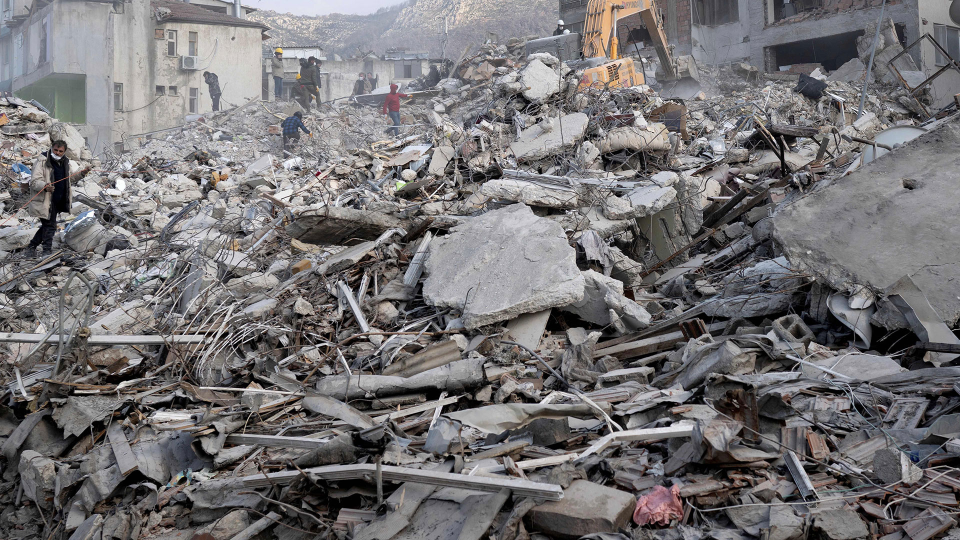
#> input picture disaster/datasets/disaster dataset v1/test/damage/damage (69).jpg, 1920 x 1080 px, given in place of 20250920_133619_1_1.mp4, which was not available (shown at 1/2 size)
$ python histEqual.py
#> lines starting #> are read from the running program, lines starting #| are printed output that depends on the picture; pictures that were not available may be replaced by others from this repository, and a replacement may not be noted
import cv2

resize_width = 640

cap = cv2.VideoCapture(r"D:\sst\20250920_133619_1_1.mp4")

ret, frame = cap.read()
#> frame is the input picture: shape (1080, 1920, 3); mean B, G, R 115.8, 114.1, 116.6
# --- Resize frame proportionally ---
orig_h, orig_w = frame.shape[:2]
#> orig_h = 1080; orig_w = 1920
aspect_ratio = orig_h / orig_w
#> aspect_ratio = 0.562
resize_height = int(resize_width * aspect_ratio)
#> resize_height = 360

clahe = cv2.createCLAHE(1.0, (20, 20))

while True:
    ret, frame = cap.read()

    frame = cv2.resize(frame, (resize_width, resize_height))
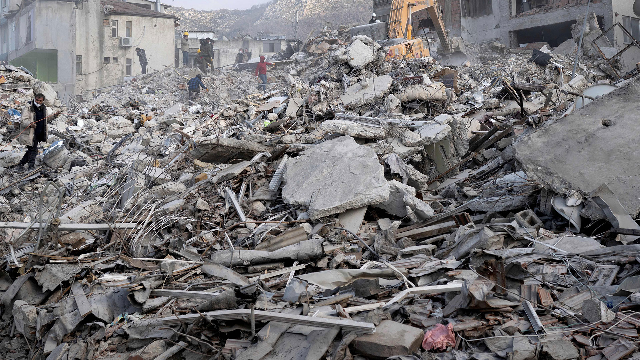
#> frame: shape (360, 640, 3); mean B, G, R 115.9, 114.2, 116.6

    hsv = cv2.cvtColor(frame, cv2.COLOR_BGR2HSV)
#> hsv: shape (360, 640, 3); mean H, S, V 74.6, 25.2, 120
    hsv[:, :, 2] = clahe.apply(hsv[:, :, 2])
#> hsv: shape (360, 640, 3); mean H, S, V 74.6, 25.2, 131.3
    frameEq = cv2.cvtColor(hsv, cv2.COLOR_HSV2BGR)
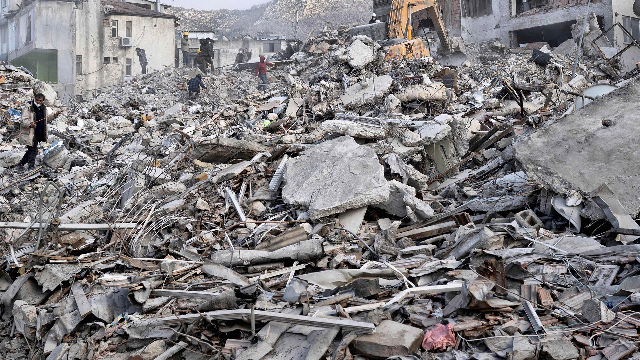
#> frameEq: shape (360, 640, 3); mean B, G, R 126.5, 124.5, 127.4

    frameBlur = cv2.blur(frameEq, (3, 3))
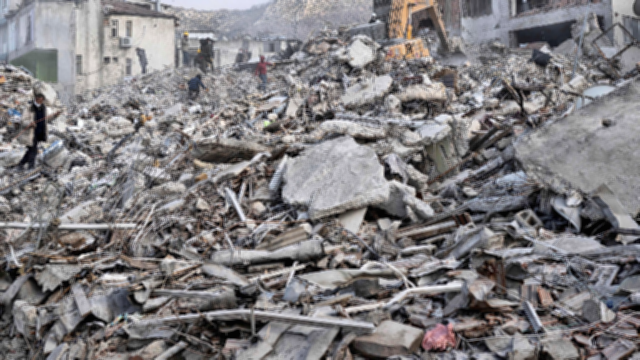
#> frameBlur: shape (360, 640, 3); mean B, G, R 126.5, 124.5, 127.4

    # Show frame
    cv2.imshow("Video", frameBlur)

    # Exit on ' '
    if cv2.waitKey(1) & 0xFF == ord(' '):
#> (key Esc is pressed here)
        break

$ run again, on disaster/datasets/disaster dataset v1/test/damage/damage (116).png
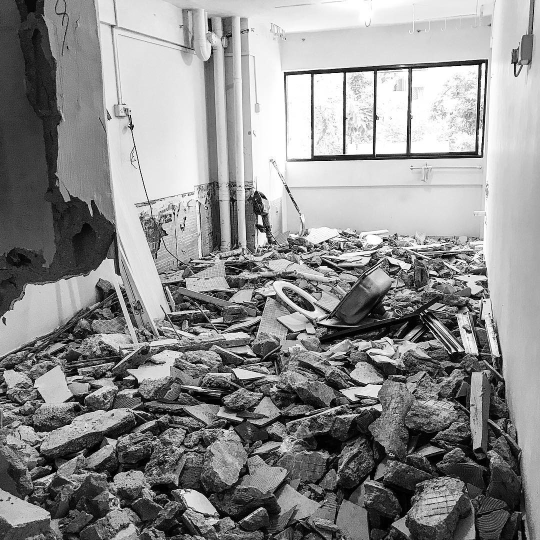
#> input picture disaster/datasets/disaster dataset v1/test/damage/damage (116).png, 1080 x 1080 px, given in place of 20250920_133619_1_1.mp4, which was not available (shown at 1/2 size)
#> frame is the input picture: shape (1080, 1080, 3); min 0, max 255, mean 141.6
#> `frame = cv2.resize(frame, (resize_width, resize_height))`:
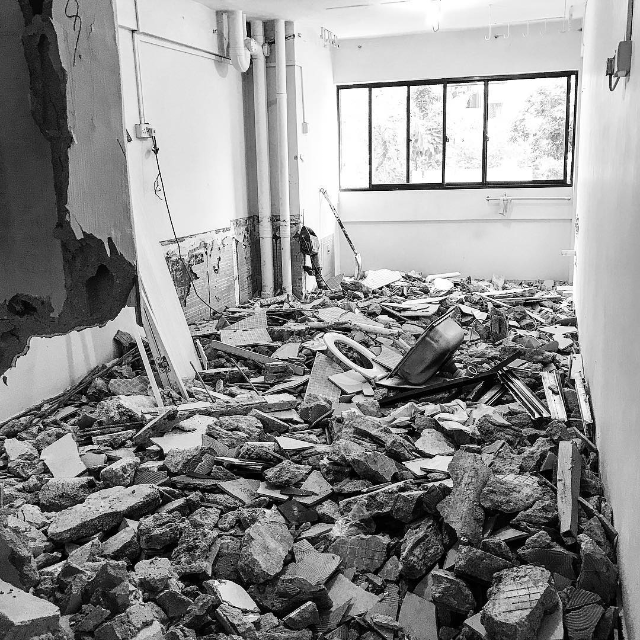
#> frame: shape (640, 640, 3); min 0, max 255, mean 141.5
#> `frameBlur = cv2.blur(frameEq, (3, 3))`:
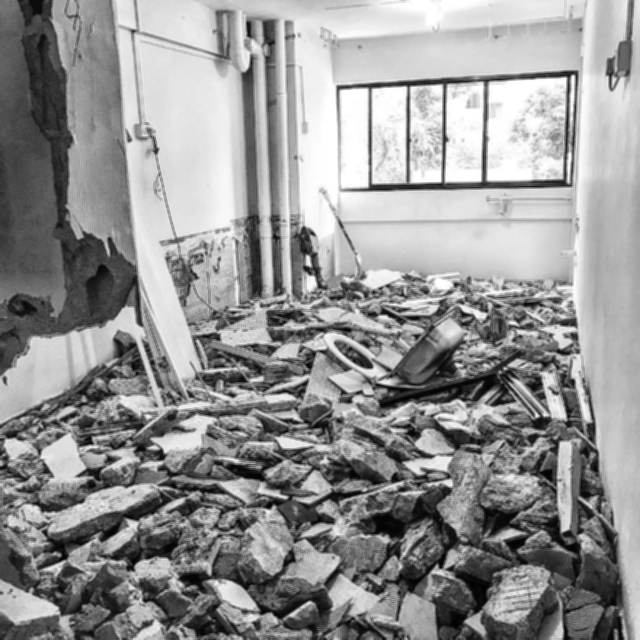
#> frameBlur: shape (640, 640, 3); min 2, max 255, mean 148.3

$ run again, on disaster/datasets/disaster dataset v1/test/damage/damage (265).png
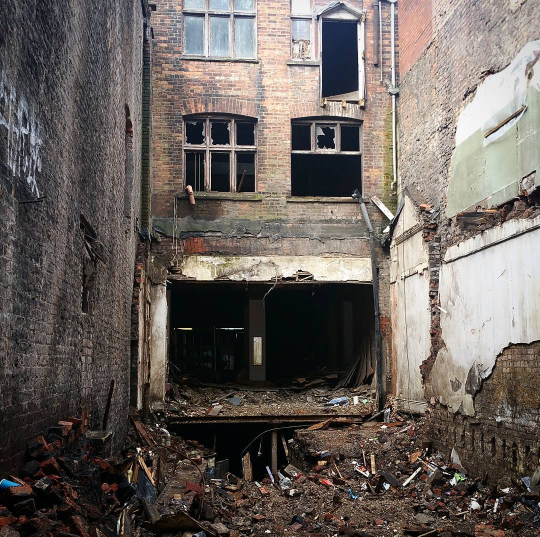
#> input picture disaster/datasets/disaster dataset v1/test/damage/damage (265).png, 1080 x 1073 px, given in place of 20250920_133619_1_1.mp4, which was not available (shown at 1/2 size)
#> frame is the input picture: shape (1073, 1080, 3); mean B, G, R 93.1, 97.9, 105.4
#> `frame = cv2.resize(frame, (resize_width, resize_height))`:
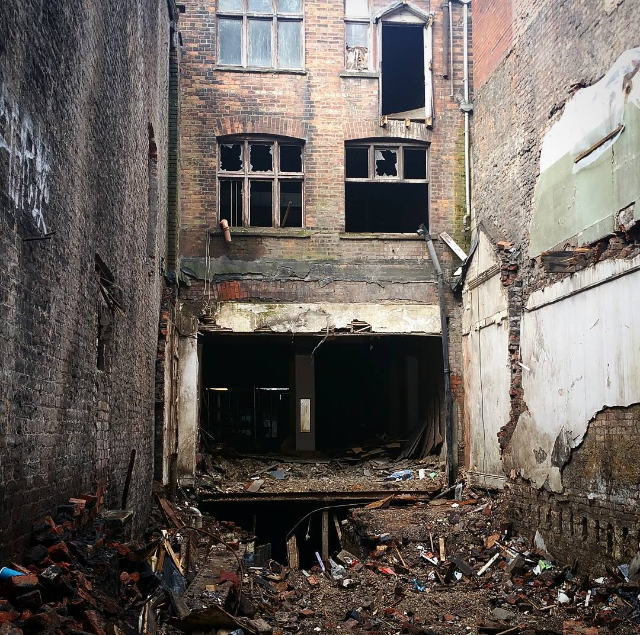
#> frame: shape (635, 640, 3); mean B, G, R 93, 97.8, 105.3
#> `frameBlur = cv2.blur(frameEq, (3, 3))`:
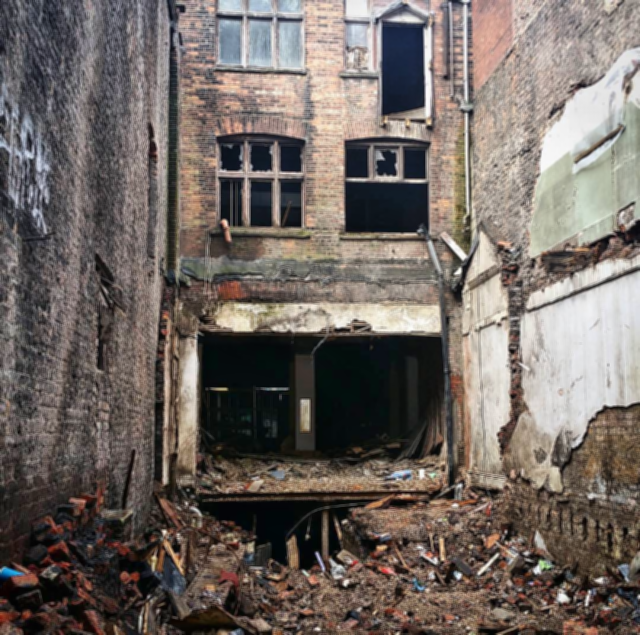
#> frameBlur: shape (635, 640, 3); mean B, G, R 99, 104.4, 113.3

$ run again, on disaster/datasets/disaster dataset v1/test/damage/damage (267).png
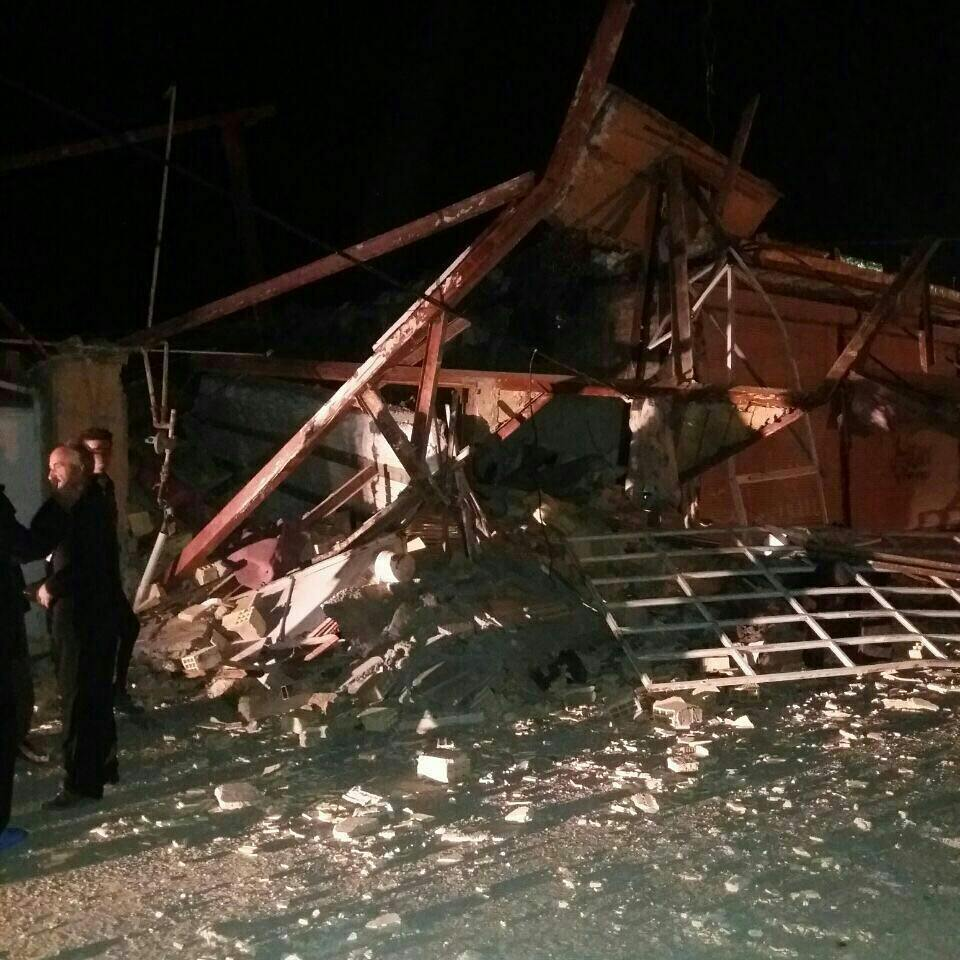
#> input picture disaster/datasets/disaster dataset v1/test/damage/damage (267).png, 960 x 960 px, given in place of 20250920_133619_1_1.mp4, which was not available
#> frame is the input picture: shape (960, 960, 3); mean B, G, R 40.9, 51.4, 60.4
#> frame: shape (640, 640, 3)
#> `frameEq = cv2.cvtColor(hsv, cv2.COLOR_HSV2BGR)`:
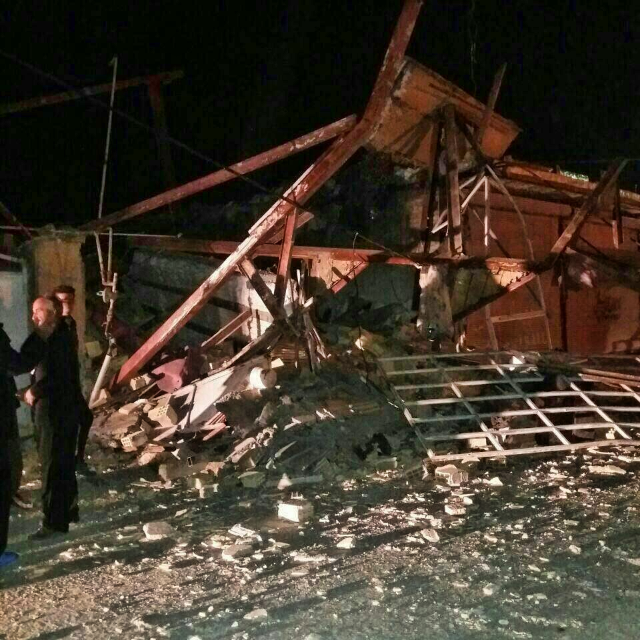
#> frameEq: shape (640, 640, 3); mean B, G, R 44.4, 57.2, 67.4
